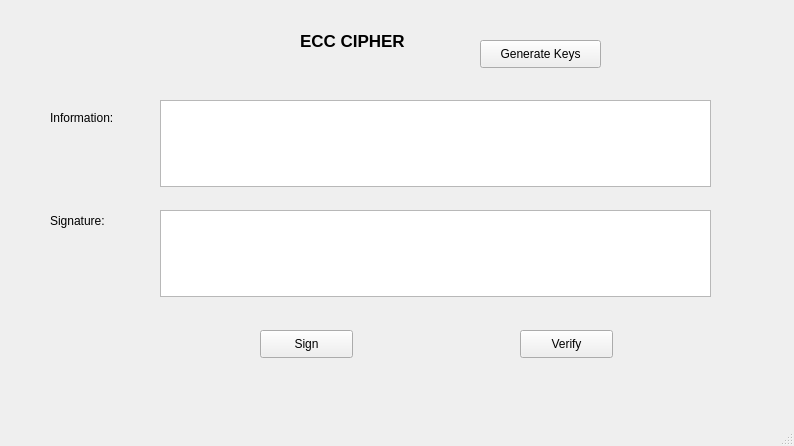
<?xml version="1.0" encoding="UTF-8"?>
<ui version="4.0">
 <class>MainWindow</class>
 <widget class="QMainWindow" name="MainWindow">
  <property name="geometry">
   <rect>
    <x>0</x>
    <y>0</y>
    <width>794</width>
    <height>446</height>
   </rect>
  </property>
  <property name="windowTitle">
   <string>MainWindow</string>
  </property>
  <widget class="QWidget" name="centralwidget">
   <widget class="QLabel" name="label">
    <property name="geometry">
     <rect>
      <x>300</x>
      <y>20</y>
      <width>171</width>
      <height>41</height>
     </rect>
    </property>
    <property name="font">
     <font>
      <pointsize>13</pointsize>
      <weight>75</weight>
      <bold>true</bold>
     </font>
    </property>
    <property name="text">
     <string>ECC CIPHER</string>
    </property>
   </widget>
   <widget class="QLabel" name="label_2">
    <property name="geometry">
     <rect>
      <x>50</x>
      <y>110</y>
      <width>91</width>
      <height>16</height>
     </rect>
    </property>
    <property name="font">
     <font>
      <pointsize>9</pointsize>
     </font>
    </property>
    <property name="text">
     <string>Information:</string>
    </property>
   </widget>
   <widget class="QLabel" name="label_3">
    <property name="geometry">
     <rect>
      <x>50</x>
      <y>210</y>
      <width>81</width>
      <height>21</height>
     </rect>
    </property>
    <property name="font">
     <font>
      <pointsize>9</pointsize>
     </font>
    </property>
    <property name="text">
     <string>Signature:</string>
    </property>
   </widget>
   <widget class="QTextEdit" name="txt_info">
    <property name="geometry">
     <rect>
      <x>160</x>
      <y>100</y>
      <width>551</width>
      <height>87</height>
     </rect>
    </property>
   </widget>
   <widget class="QTextEdit" name="txt_sign">
    <property name="geometry">
     <rect>
      <x>160</x>
      <y>210</y>
      <width>551</width>
      <height>87</height>
     </rect>
    </property>
   </widget>
   <widget class="QPushButton" name="btn_gen_keys">
    <property name="geometry">
     <rect>
      <x>480</x>
      <y>40</y>
      <width>121</width>
      <height>28</height>
     </rect>
    </property>
    <property name="font">
     <font>
      <pointsize>9</pointsize>
     </font>
    </property>
    <property name="text">
     <string>Generate Keys</string>
    </property>
   </widget>
   <widget class="QPushButton" name="btn_sign">
    <property name="geometry">
     <rect>
      <x>260</x>
      <y>330</y>
      <width>93</width>
      <height>28</height>
     </rect>
    </property>
    <property name="font">
     <font>
      <pointsize>9</pointsize>
     </font>
    </property>
    <property name="text">
     <string>Sign</string>
    </property>
   </widget>
   <widget class="QPushButton" name="btn_verify">
    <property name="geometry">
     <rect>
      <x>520</x>
      <y>330</y>
      <width>93</width>
      <height>28</height>
     </rect>
    </property>
    <property name="font">
     <font>
      <pointsize>9</pointsize>
     </font>
    </property>
    <property name="text">
     <string>Verify</string>
    </property>
   </widget>
  </widget>
  <widget class="QMenuBar" name="menubar">
   <property name="geometry">
    <rect>
     <x>0</x>
     <y>0</y>
     <width>794</width>
     <height>26</height>
    </rect>
   </property>
  </widget>
  <widget class="QStatusBar" name="statusbar"/>
 </widget>
 <resources/>
 <connections/>
</ui>
